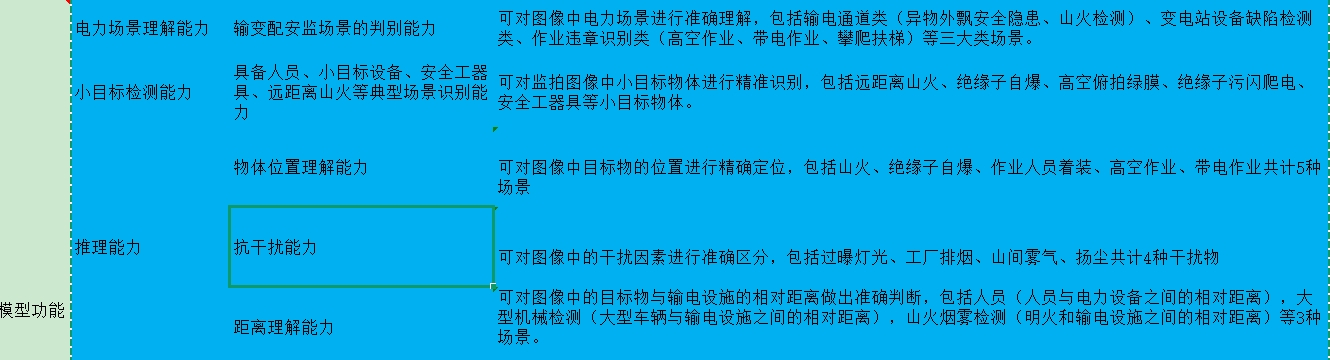
#> input picture data_samples/scene_classification/sdtd_images01.jpg, 1330 x 360 px
$ python power_scene.py
#> lines starting #> are read from the running program, lines starting #| are printed output that depends on the picture
import os
from PIL import Image, ImageDraw

# 输入输出路径
img_path = os.path.join("../../data_samples/scene_classification", "sdtd_images01.jpg")
output_img_path = os.path.join("../../data_output", "scene_classification_annotated.jpg")
output_txt_path = os.path.join("../../data_output", "scene_classification.txt")

# 打开图像并绘制模拟标注
img = Image.open(img_path).convert("RGB")
#> img is the input picture: PIL image 1330x360 RGB; mean R, G, B 15.6, 169.6, 225.7
draw = ImageDraw.Draw(img)

# 场景1
scene_type01 = "输电通道类"
scene_type02 = "变电站设备缺陷检测类"
scene_type03 = "作业违章识别类"
draw.text((20, 20), "Scene: Transmission Channel", fill="black")

# 标注异物外飘
draw.rectangle([(500, 150), (580, 250)], outline="red", width=3)
draw.text((500, 125), "Foreign Object", fill="red")

# 标注疑似山火
draw.ellipse([(200, 380), (260, 440)], outline="orange", width=3)
draw.text((200, 350), "Suspected Fire", fill="orange")

# 保存标注图像
img.save(output_img_path)
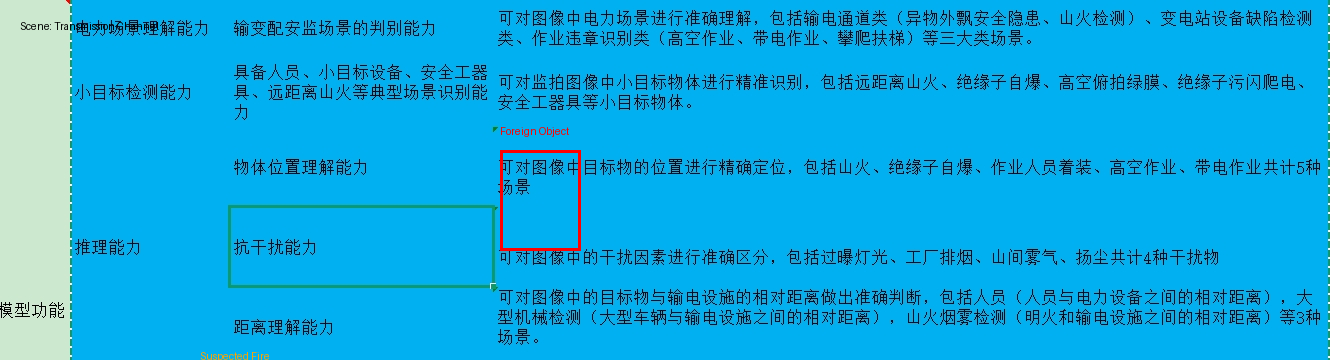
#> saved as scene_classification_annotated.jpg: PIL image 1330x360 RGB; mean R, G, B 16.3, 169.1, 224.9

# 写入文本结果
with open(output_txt_path, "w", encoding="utf-8") as f:
    f.write("📌 场景识别结果：\n")
    f.write(f"场景类型：{scene_type01}\n")
    f.write("检测内容：\n")
    f.write("- 检测到异物外飘：导线附近有悬挂物体\n")
    f.write("- 检测到火源疑点：图像左下角出现明火迹象，疑似山火\n")
    f.write("建议：派员巡检，及时清理异物并排查火源风险\n")

    f.write("📌 场景识别结果：\n")
    f.write(f"场景类型：{scene_type02}\n")
    f.write("检测内容：\n")
    f.write("- 检测到变压器异常：密封件老化引起渗油\n")
    f.write("- 检测到绝缘子破损\n")
    f.write("建议：派员巡检，及时维护设备\n")

    f.write("📌 场景识别结果：\n")
    f.write(f"场景类型：{scene_type03}\n")
    f.write("检测内容：\n")
    f.write("- 检测到高空作业：未佩戴安全头盔\n")
    f.write("- 检测到带电作业：工人未带绝缘手套\n")
    f.write("- 检测到攀爬扶梯：扶梯无人协助稳定\n")
    f.write("建议：派员巡检，及时维护设备\n")


# 保存标注图像
img.save(output_img_path)
with open(output_txt_path,"r",encoding="UTF-8") as f:
    content = f.read()
    print(content)

print("✅输出结果已保存：")
print(f"- 标注图像保存路径：{output_img_path}")
print(f"- 文本保存路径：{output_txt_path}")
